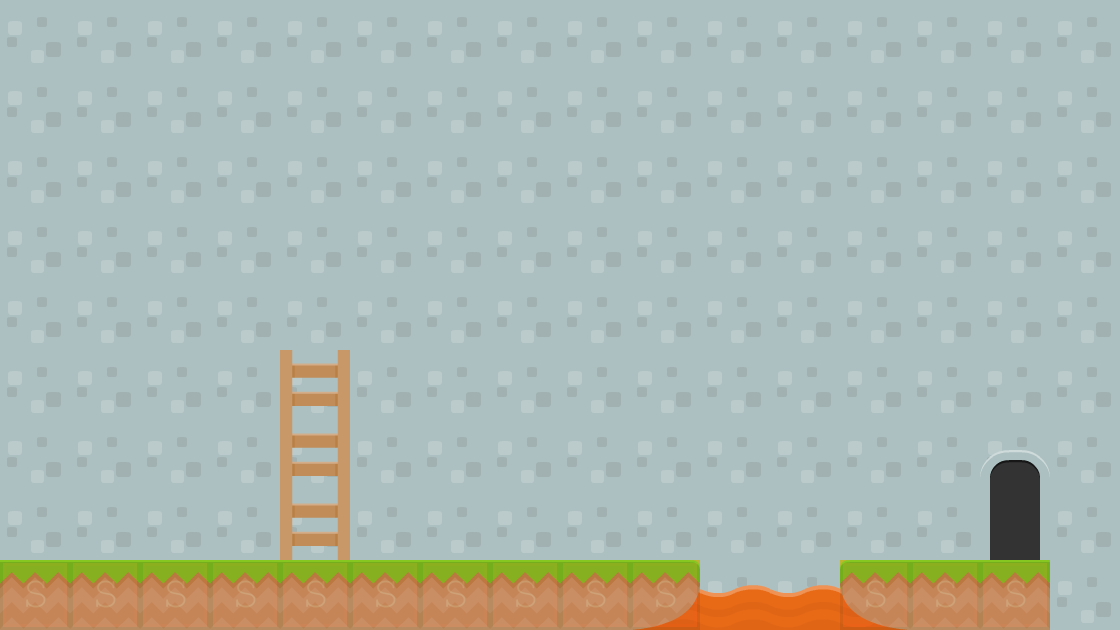

This is a level from a 2D game, rendered from its Tiled map with the project's own tilesets. A one-line summary and the map file follow, with tile-layer data summarised:
An orthogonal 16x9 tile map with 70x70 px tiles, 5 tile layers (background3, background2, background1, collision, ...), 2 tilesets and 1 object (levelTrigger).

<map version="1.0" orientation="orthogonal" renderorder="right-down" width="16" height="9" tilewidth="70" tileheight="70" backgroundcolor="#d0c636">
 <tileset firstgid="1" name="background-tiles" tilewidth="70" tileheight="70">
  <image source="../img/background-tiles.png" width="910" height="910" />
 </tileset>
 <tileset firstgid="170" name="meta-tiles" tilewidth="70" tileheight="70">
  <image source="../img/meta-tiles.png" width="350" height="70" />
  <tile id="4">
   <properties>
    <property name="type" value="solid" />
   </properties>
  </tile>
 </tileset>
 <layer name="background3" width="16" height="9">
  <data>[144 cells, 5 non-empty, 1 distinct tile ids]</data>
 </layer>
 <layer name="background2" width="16" height="9">
  <data>[144 cells, 144 non-empty, 3 distinct tile ids]</data>
 </layer>
 <layer name="background1" width="16" height="9">
  <data>[144 cells, 17 non-empty, 6 distinct tile ids]</data>
 </layer>
 <layer name="collision" width="16" height="9" opacity="0.09">
  <data>[144 cells, 13 non-empty, 1 distinct tile ids]</data>
 </layer>
 <objectgroup name="trigger-entities">
  <object name="levelTrigger" x="982" y="420" width="64" height="140">
   <properties>
    <property name="level" value="ErickLevel02" />
    <property name="xSpawn" value="400" />
    <property name="ySpawn" value="0" />
   </properties>
  </object>
 </objectgroup>
 <layer name="foreground1" width="16" height="9">
  <data>[144 cells, 3 non-empty, 1 distinct tile ids]</data>
 </layer>
</map>
